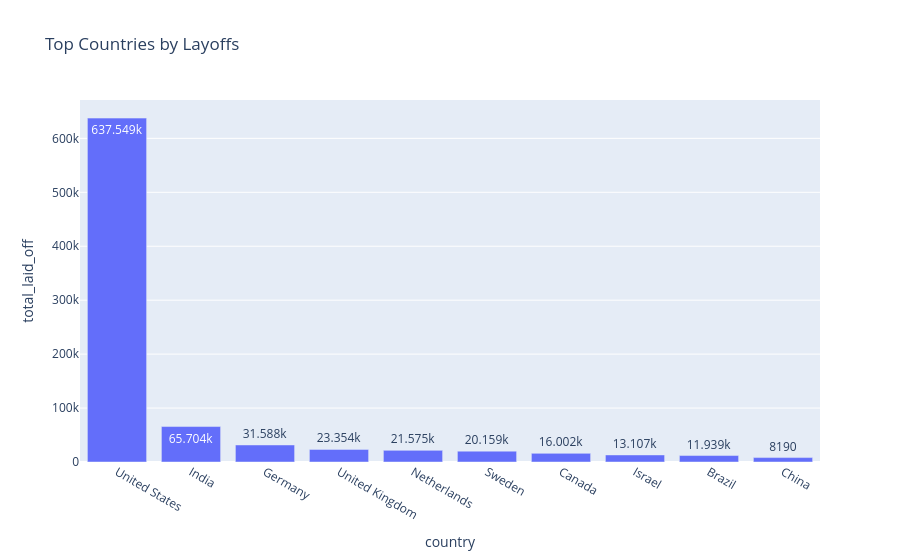

The notebook cell saved with this chart:
### Code cell
fig = px.bar(
    country_layoffs.head(10),
    x="country",
    y="total_laid_off",
    title="Top Countries by Layoffs",
    text_auto=True
)

fig.show()

### Figure 1 — Plotly figure (JSON) as saved in the notebook; plotly's stock layout.template omitted (floating-point values rounded to 4 significant figures)
{"data": [{"hovertemplate": "country=%{x}<br>total_laid_off=%{y}<extra></extra>", "legendgroup": "", "marker": {"color": "#636efa", "pattern": {"shape": ""}}, "name": "", "orientation": "v", "showlegend": false, "textposition": "auto", "texttemplate": "%{y}", "type": "bar", "x": ["United States", "India", "Germany", "United Kingdom", "Netherlands", "Sweden", "Canada", "Israel", "Brazil", "China"], "xaxis": "x", "y": [637500.0, 65700.0, 31590.0, 23350.0, 21580.0, 20160.0, 16000.0, 13110.0, 11940.0, 8190.0], "yaxis": "y"}], "layout": {"barmode": "relative", "legend": {"tracegroupgap": 0}, "title": {"text": "Top Countries by Layoffs"}, "xaxis": {"anchor": "y", "domain": [0, 1], "title": {"text": "country"}}, "yaxis": {"anchor": "x", "domain": [0, 1], "title": {"text": "total_laid_off"}}}}
